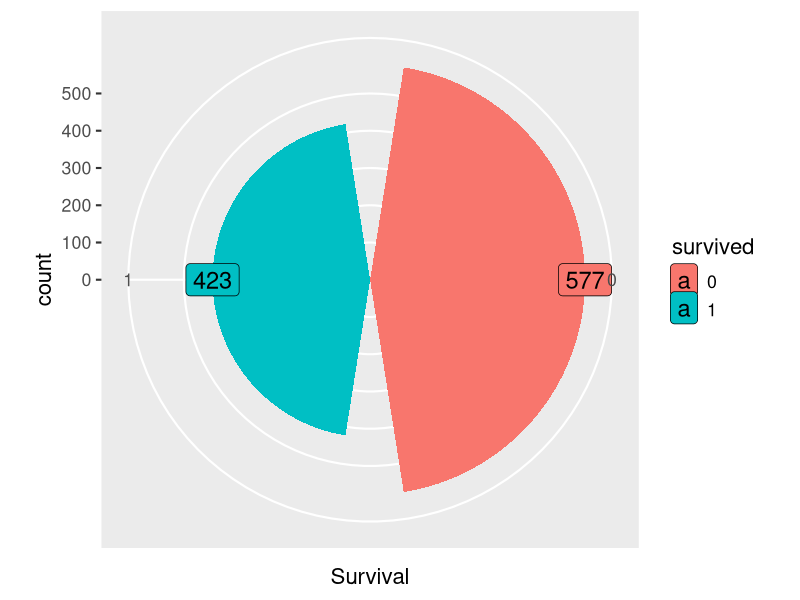
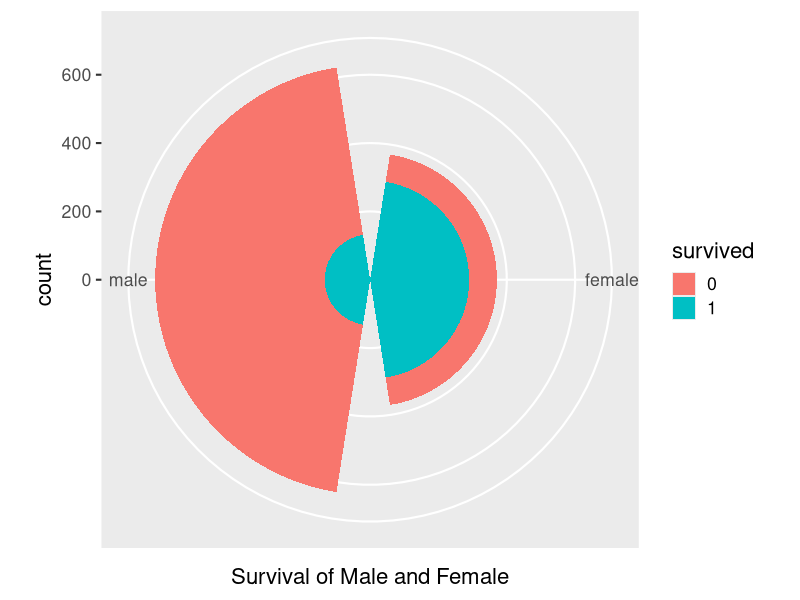
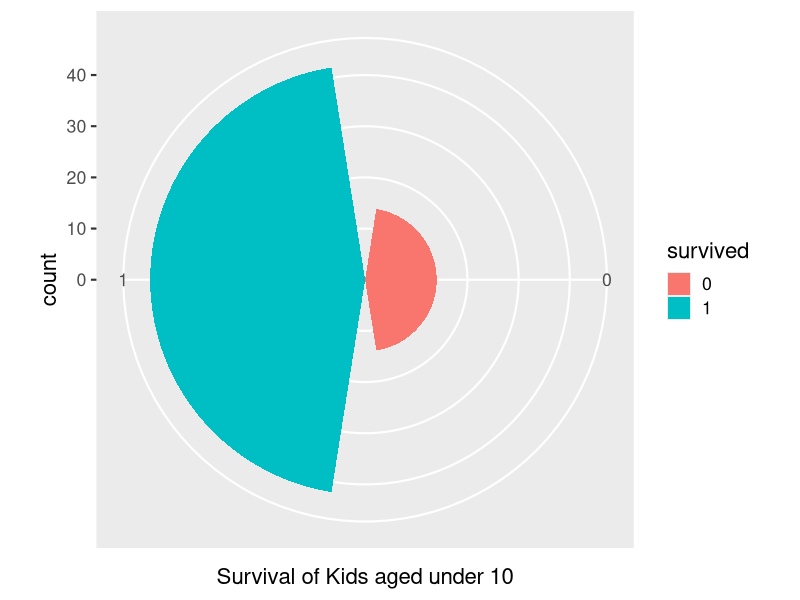
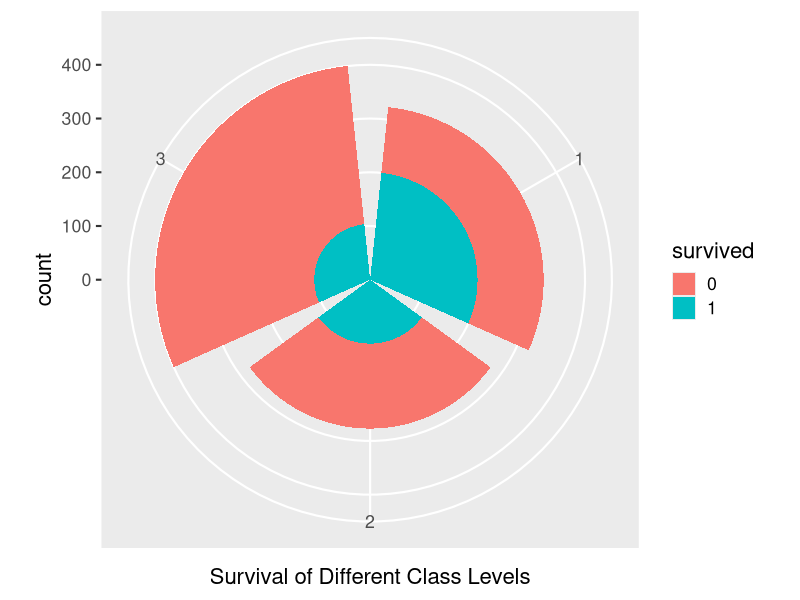
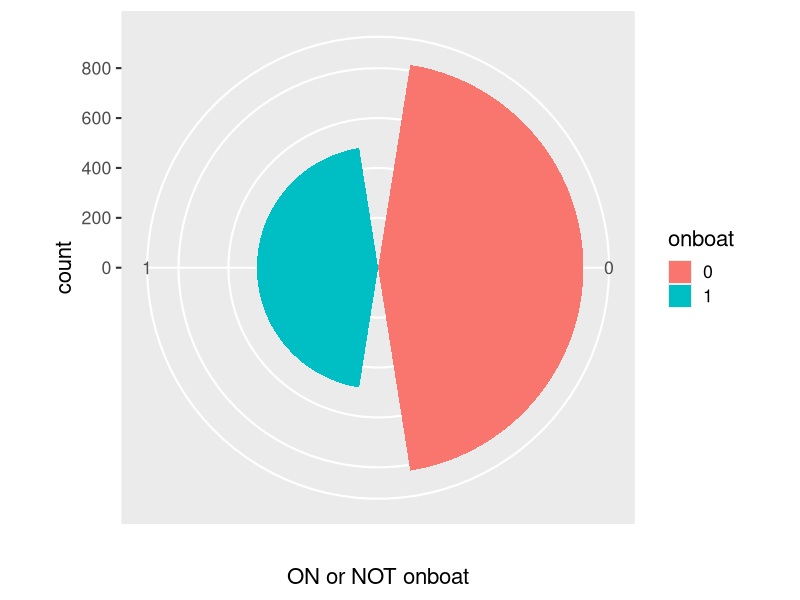
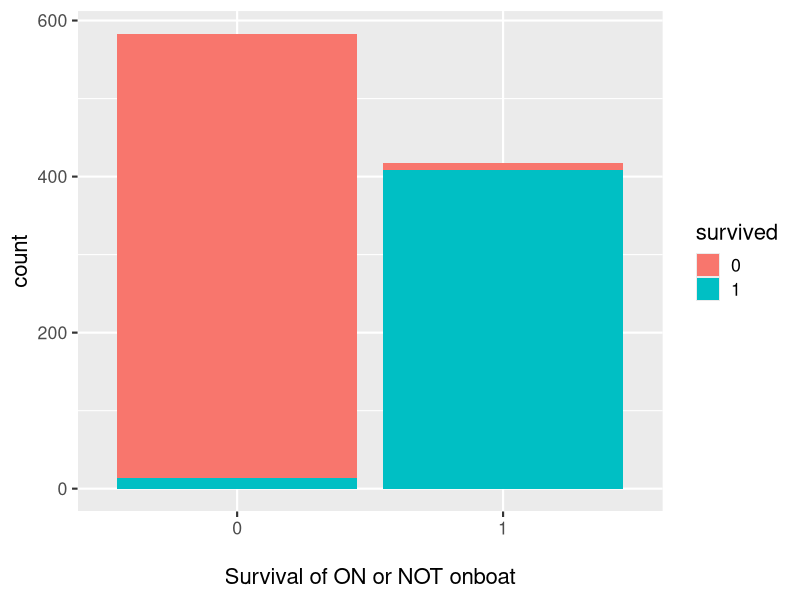
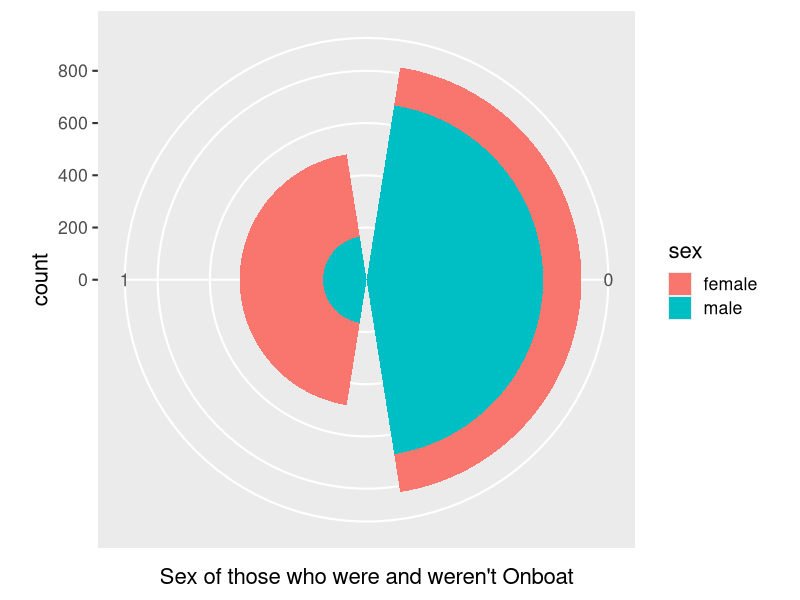
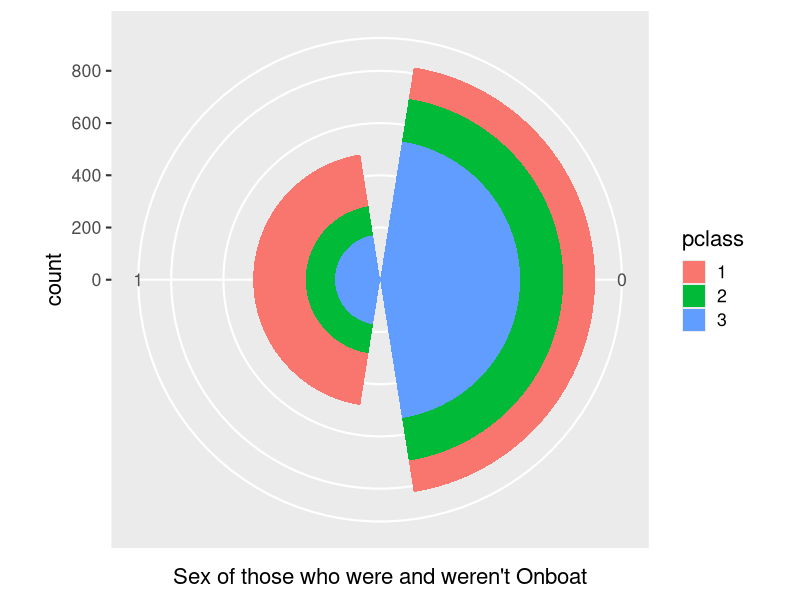

Reproduce these figures in R, in order. (Note: this script raises an error after producing the figures.)
## ---- chunk 1
knitr::opts_chunk$set(echo = TRUE)
## ---- chunk 2
library('gridExtra')
library('ggplot2') 
library('ggthemes')
library('scales')
library('dplyr')
library('mice') 
library('randomForest')
## ---- chunk 3
# 讀檔（訓練集及測試集）
train.data <- read.csv("titanicTrain.csv", stringsAsFactors = F, na.strings = c(""))
test.data <- read.csv("titanicQuestion.csv", stringsAsFactors = F, na.strings = c(""))
train.data <- train.data[1:1000, ]
test.data <- test.data[1:309, ]
full <- rbind(train.data, test.data)
str(full)

full$survived <- as.factor(full$survived)
full$pclass <- as.factor(full$pclass)
full$sex <- as.factor(full$sex)
train <- full[1:1000,]
## ---- chunk 4
# 生還人數
ggplot(train, aes(x = survived, fill = survived)) +
  geom_bar(stat = 'count') +
  labs(x = 'Survival') +
  geom_label(stat = 'count',aes(label = ..count..), size = 6) +
  theme_grey(base_size = 16) +
  coord_polar("x", start=0)
## ---- chunk 5
# 男女小孩生還比較
ggplot(train, aes(x = sex, fill = survived)) +
  geom_bar(stat = 'count') +
  labs(x = 'Survival of Male and Female') +
  theme_grey(base_size = 16) +
  coord_polar("x", start=0)

kids.survival <- train[(!is.na(train$age)) & (train$age < 10), ]
ggplot(kids.survival, aes(x = survived, fill = survived)) +
  geom_bar(stat = 'count') +
  labs(x = 'Survival of Kids aged under 10') +
  theme_grey(base_size = 16) +
  coord_polar("x", start=0)


## ---- chunk 6
#依照座艙等級分類
ggplot(train, aes(x = pclass, fill = survived)) +
  geom_bar(stat = 'count') +
  labs(x = 'Survival of Different Class Levels') +
  theme_grey(base_size = 16) +
  coord_polar("x", start=0)
## ---- chunk 7
full[!is.na(full$boat), "onboat"] <- "1"
full[is.na(full$boat), "onboat"] <- "0"

ggplot(full, aes(x = onboat, fill = onboat)) +
  geom_bar(stat = 'count') +
  labs(x = '\nON or NOT onboat') +
  theme_grey(base_size = 16) +
  coord_polar("x", start=0)

ggplot(full[1:1000,], aes(x = onboat, fill = survived)) +
  geom_bar(stat = 'count') +
  labs(x = '\nSurvival of ON or NOT onboat') +
  theme_grey(base_size = 16) 
## ---- chunk 8
MF.OB <- ggplot(full, aes(x = onboat, fill = sex)) +
  geom_bar(stat = 'count') +
  labs(x = 'Sex of those who were and weren\'t Onboat') +
  theme_grey(base_size = 16) +
  coord_polar("x", start=0)
MF.OB
## ---- chunk 9
CL.OB <- ggplot(full, aes(x = onboat, fill = pclass)) +
  geom_bar(stat = 'count') +
  labs(x = 'Sex of those who were and weren\'t Onboat') +
  theme_grey(base_size = 16) +
  coord_polar("x", start=0)
CL.OB
## ---- chunk 10
full$age <- floor(full$age)
ggplot(full[!is.na(full$age) & (full$age <= 10),], aes(x = onboat, fill = onboat)) +
  geom_bar(stat = 'count') +
  labs(x = 'Kids ON or NOT onboat') +
  theme_grey(base_size = 16) +
  coord_polar("x", start=0)

ggplot(full[!is.na(full$age) & (full$age >= 65),], aes(x = onboat, fill = onboat)) +
  geom_bar(stat = 'count') +
  labs(x = 'Elders ON or NOT onboat') +
  theme_grey(base_size = 16) +
  coord_polar("x", start=0)

ggplot(full[!is.na(full$age) & (full$age < 65) & (full$age > 10),], aes(x = onboat, fill = onboat)) +
  geom_bar(stat = 'count') +
  labs(x = 'Others ON or NOT onboat') +
  theme_grey(base_size = 16) +
  coord_polar("x", start=0)
## ---- chunk 11
# 從乘客名字中提取稱謂 
full$title <- gsub('(.*, )|(\\..*)', '', full$name) 
# 查看按照性別劃分的稱謂數量
table(full$sex, full$title)
# 對於那些出現頻率較低的稱謂合併為一類
rare_title <- c('Dona', 'Lady', 'the Countess','Capt', 'Col', 'Don', 'Dr', 'Major', 'Rev', 'Sir', 'Jonkheer', 'Mme')
full$title[full$title == 'Mlle']<- 'Miss' 
full$title[full$title == 'Ms'] <- 'Miss'
full$title[full$title %in% rare_title] <- 'Rare Title'
table(full$sex, full$title)

ggplot(full[1:1000,]) + 
  geom_histogram(aes(x = title, fill = survived), stat="count")
## ---- chunk 12
full$surname <- sapply(full$name, function(x) strsplit(x, split = '[,.]')[[1]][1])
## ---- chunk 13
full$familycount <- full$sibsp + full$parch + 1

ggplot(full[1:1000, ], aes(x = familycount, fill = survived)) + 
  geom_bar(stat='count', position='dodge') + 
  scale_x_continuous(breaks=c(1:8)) + labs(x = 'Family Size') + 
  theme_gray()

full$familysize[full$familycount == 1] <- 'single' 
full$familysize[full$familycount < 5 & full$familycount > 1]<- 'small' 
full$familysize[full$familycount > 4] <- 'large'

ggplot(full[1:1000, ], aes(x = familysize, fill = survived)) +
  geom_bar(stat = 'count', position = 'fill') +
  labs(x = 'Survival of Different Family Size') +
  theme_grey(base_size = 16)
## ---- chunk 14
sum(is.na(full$embarked))
full[is.na(full$embarked),]
## ---- chunk 15
ggplot(full, aes(x = embarked, y = fare, fill = factor(pclass))) + 
  geom_boxplot() + 
  geom_hline(aes(yintercept=80), colour='red', linetype='dashed', lwd=2) + 
  scale_y_continuous(labels=dollar_format()) + 
  theme_gray()
## ---- chunk 16
full[c(169, 285),"embarked"] <- 'C'
## ---- chunk 17
sum(is.na(full$fare))
full[is.na(full$fare),]
## ---- chunk 18
ggplot(full[full$pclass == '3' & full$embarked == 'S', ], aes(x = fare)) + 
  geom_density(fill = '#99d6ff', alpha=0.4) + 
  geom_vline(aes(xintercept=median(fare, na.rm=T)),colour='red', linetype='dashed', lwd=1) +
  scale_x_continuous(labels=dollar_format()) + 
  theme_few()

median(full[!is.na(full$fare) & (full$embarked == 'S') & (full$pclass == '3'), "fare"])
## ---- chunk 19
full[1226,"fare"] <- median(full[!is.na(full$fare) & (full$embarked == 'S') & (full$pclass == '3'), "fare"])
## ---- chunk 20
sum(is.na(full$age))
## ---- chunk 21
# 使因子變量因子化 
factor_vars <- c('pclass', 'sex', 'embarked', 'title', 'surname', 'familysize') 
full[factor_vars] <- lapply(full[factor_vars],function(x) as.factor(x)) 
# 設置隨機種子 
set.seed(2018)  
# 執行多重插補法，剔除一些沒什麼用的變量: 
mice.age <- mice(full[, !names(full) %in% c('name', 'ticket', 'cabin', 'surname', 'survived', 'home.dest', 'body')], method='rf') 
# 保存完整輸出 
mice.output <- complete(mice.age)
## ---- chunk 22
par(mfrow=c(1,2)) 
hist(full$age, freq=F, main='Age: Original Data', col='orange', ylim=c(0,0.04)) 
hist(mice.output$age, freq=F, main='Age: MICE Output', col='red', ylim=c(0,0.04))
## ---- chunk 23
# 對原年齡數據進行更換
full$age <- mice.output$age
sum(is.na(full$age))
## ---- chunk 24
train <- full[1:1000, ]
test <- full[1001:1309,]

set.seed(2018)
rf_model <- randomForest(survived ~ pclass + sex + age + sibsp 
                         + parch + fare + embarked + title + familysize + onboat, data = train)

## ---- chunk 25
prediction.train <- predict(rf_model, train)
correction.rate <- sum(prediction.train == full[1:1000, "survived"]) / 1000
correction.rate
## ---- chunk 26
prediction <- predict(rf_model, test)
answer <- data.frame(survived = prediction )

ggplot(answer, aes(x = survived, fill = survived)) +
  geom_bar(stat = 'count') +
  labs(x = 'Prediction of Survival') +
  theme_grey(base_size = 16)

## ---- chunk 27
write.csv(answer, file = "predict1.csv", row.names = FALSE)
